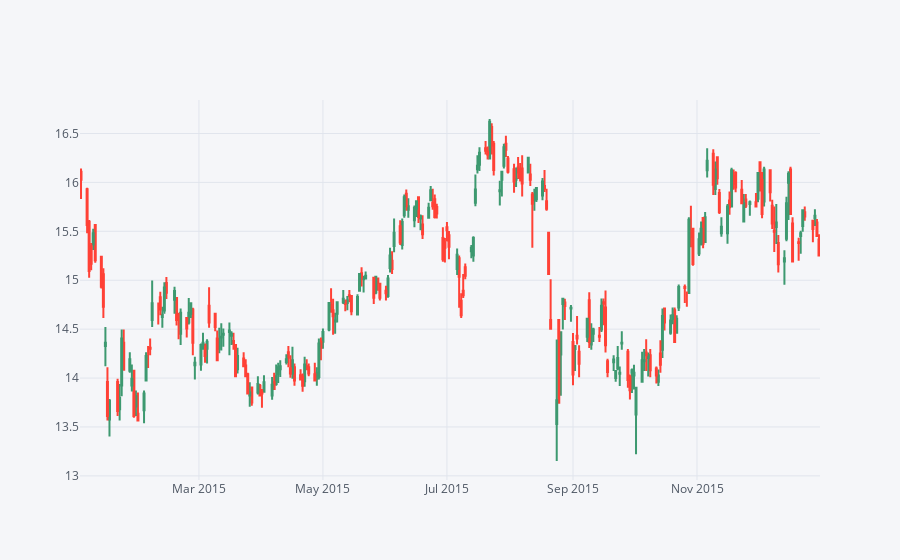

The notebook cell saved with this chart:
### Markdown cell above
** Candle plot of Bank of America's stock from Jan 1st 2015 to Jan 1st 2016.**

### Code cell
BAC[['Open', 'High', 'Low', 'Close']].loc['2016-01-01':'2015-01-01'].iplot(kind='candle')
# BAC[['Open', 'High', 'Low', 'Close']].loc['2006-01-09':'2006-01-03']

### Figure 1 — Plotly figure (JSON) as saved in the notebook; plotly's stock layout.template omitted (floating-point values rounded to 4 significant figures; data arrays with more than 128 entries replaced by an {"elided": "..."} marker saying what was removed)
{"data": [{"close": {"elided": "252 float values"}, "high": {"elided": "252 float values"}, "low": {"elided": "252 float values"}, "open": {"elided": "252 float values"}, "showlegend": false, "type": "candlestick", "x": {"elided": "252 str values"}, "yaxis": "y2"}], "layout": {"legend": {"bgcolor": "#F5F6F9", "font": {"color": "#4D5663"}}, "paper_bgcolor": "#F5F6F9", "plot_bgcolor": "#F5F6F9", "title": {"font": {"color": "#4D5663"}}, "xaxis": {"gridcolor": "#E1E5ED", "rangeslider": {"visible": false}, "showgrid": true, "tickfont": {"color": "#4D5663"}, "title": {"font": {"color": "#4D5663"}, "text": ""}, "zerolinecolor": "#E1E5ED"}, "yaxis": {"gridcolor": "#E1E5ED", "showgrid": true, "showticklabels": false, "tickfont": {"color": "#4D5663"}, "title": {"font": {"color": "#4D5663"}, "text": ""}, "zerolinecolor": "#E1E5ED"}, "yaxis2": {"gridcolor": "#E1E5ED", "showgrid": true, "tickfont": {"color": "#4D5663"}, "title": {"font": {"color": "#4D5663"}, "text": ""}, "zerolinecolor": "#E1E5ED"}}}
